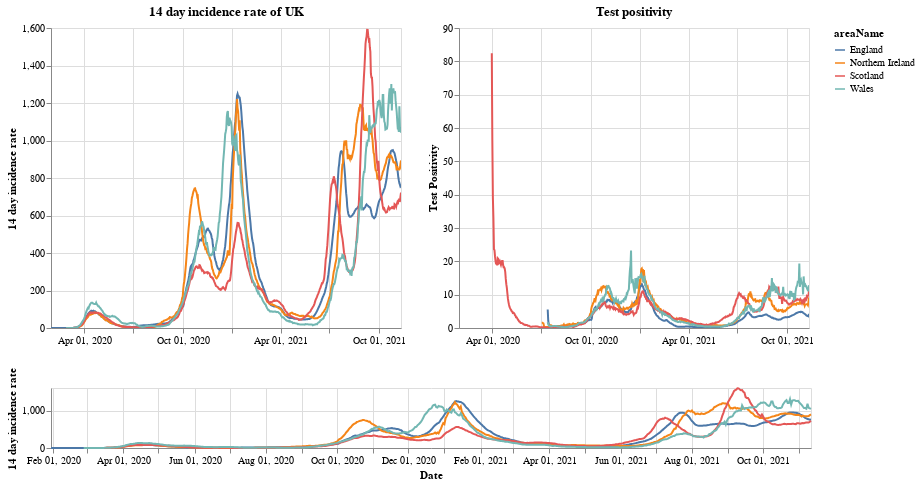

Notebook code for this chart:
### Markdown cell above
# Plots

First a plot with each country in the UK. The top right shows the positivity rate for (which is the percentage of registered tests which were positive) while the top left is the 14 day incidence rate. The bottom chart can be used to select the timeframe (does not work on a mobile device).

### Code cell
#collapse
brush = alt.selection(type='interval', name='DateBrush',encodings=['x'],fields=['Time'])
leg_selection = alt.selection_multi(fields=['areaName'], bind='legend')

base = alt.Chart(uk_cases).mark_line().encode(
    x=alt.X("yearmonthdate(date):T", axis=alt.Axis(title='Date')),
    y=alt.Y("twoWeeklyCasesRate:Q", axis=alt.Axis(title='14 day incidence rate')),
    tooltip=['areaName', 'date','twoWeeklyCasesRate', 'testPositivity'],
    color='areaName',
    opacity=alt.condition(leg_selection, alt.value(2), alt.value(0.1))
).add_selection(leg_selection).properties(width=350)

upper = base.encode(alt.X('yearmonthdate(date):T', axis=alt.Axis(title=''),
                         scale=alt.Scale(domain=brush))
                   ).properties(title=f'14 day incidence rate of UK')
upper_right = upper.encode(alt.Y('testPositivity:Q', axis=alt.Axis(title='Test Positivity'))).properties(title='Test positivity')
lower = base.properties(height=60, width = 760).add_selection(brush)

(upper | upper_right) & lower

### Figure 1 — Vega-Lite specification as saved in the notebook (floating-point values rounded to 4 significant figures; data arrays with more than 128 entries replaced by an {"elided": "..."} marker saying what was removed)
{"config": {"view": {"continuousWidth": 400, "continuousHeight": 300}}, "vconcat": [{"hconcat": [{"mark": "line", "encoding": {"color": {"type": "nominal", "field": "areaName"}, "opacity": {"condition": {"value": 2, "selection": "selector001"}, "value": 0.1}, "tooltip": [{"type": "nominal", "field": "areaName"}, {"type": "temporal", "field": "date"}, {"type": "quantitative", "field": "twoWeeklyCasesRate"}, {"type": "quantitative", "field": "testPositivity"}], "x": {"type": "temporal", "axis": {"title": ""}, "field": "date", "scale": {"domain": {"selection": "DateBrush"}}, "timeUnit": "yearmonthdate"}, "y": {"type": "quantitative", "axis": {"title": "14 day incidence rate"}, "field": "twoWeeklyCasesRate"}}, "selection": {"selector001": {"type": "multi", "fields": ["areaName"], "bind": "legend"}}, "title": "14 day incidence rate of UK", "width": 350}, {"mark": "line", "encoding": {"color": {"type": "nominal", "field": "areaName"}, "opacity": {"condition": {"value": 2, "selection": "selector001"}, "value": 0.1}, "tooltip": [{"type": "nominal", "field": "areaName"}, {"type": "temporal", "field": "date"}, {"type": "quantitative", "field": "twoWeeklyCasesRate"}, {"type": "quantitative", "field": "testPositivity"}], "x": {"type": "temporal", "axis": {"title": ""}, "field": "date", "scale": {"domain": {"selection": "DateBrush"}}, "timeUnit": "yearmonthdate"}, "y": {"type": "quantitative", "axis": {"title": "Test Positivity"}, "field": "testPositivity"}}, "selection": {"selector001": {"type": "multi", "fields": ["areaName"], "bind": "legend"}}, "title": "Test positivity", "width": 350}]}, {"mark": "line", "encoding": {"color": {"type": "nominal", "field": "areaName"}, "opacity": {"condition": {"value": 2, "selection": "selector001"}, "value": 0.1}, "tooltip": [{"type": "nominal", "field": "areaName"}, {"type": "temporal", "field": "date"}, {"type": "quantitative", "field": "twoWeeklyCasesRate"}, {"type": "quantitative", "field": "testPositivity"}], "x": {"type": "temporal", "axis": {"title": "Date"}, "field": "date", "timeUnit": "yearmonthdate"}, "y": {"type": "quantitative", "axis": {"title": "14 day incidence rate"}, "field": "twoWeeklyCasesRate"}}, "height": 60, "selection": {"selector001": {"type": "multi", "fields": ["areaName"], "bind": "legend"}, "DateBrush": {"type": "interval", "encodings": ["x"], "fields": ["Time"]}}, "width": 760}], "data": {"name": "data-4a6869a114d5d49da2be5e50ecd90390"}, "$schema": "https://vega.github.io/schema/vega-lite/v4.8.1.json", "datasets": {"data-4a6869a114d5d49da2be5e50ecd90390": {"elided": "2516 records"}}}
